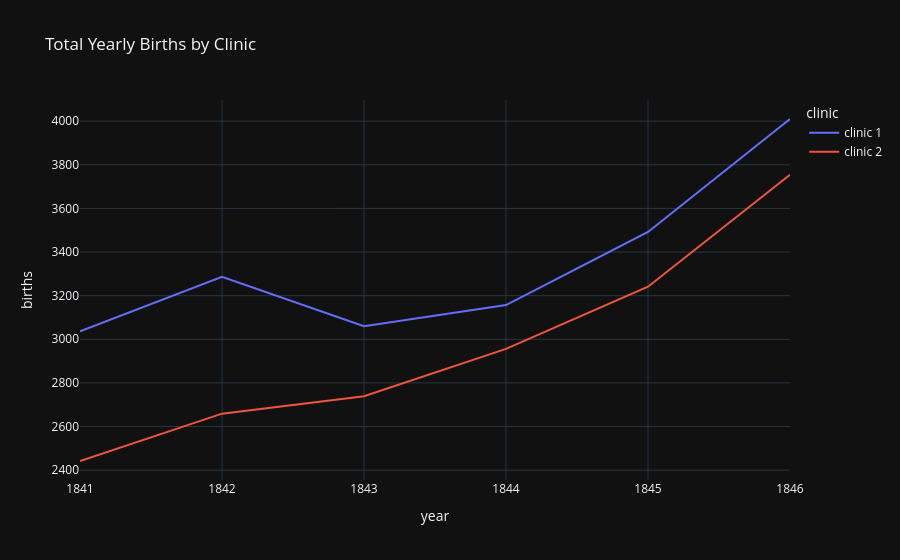

Notebook source saved alongside this figure:
### Markdown cell above
# The Yearly Data Split by Clinic

Now let's look at the annual data instead. 

**Challenge**: Use plotly to create line charts of the births and deaths of the two different clinics at the Vienna General Hospital. 
* Which clinic is bigger or more busy judging by the number of births?
* Has the hospital had more patients over time? 
* What was the highest number of deaths recorded in clinic 1 and clinic 2?

### Code cell
line = px.line(
    df_yearly,
    x='year',
    y='births',
    color='clinic',
    title='Total Yearly Births by Clinic')

line.show()

### Figure 1 — Plotly figure (JSON) as saved in the notebook; plotly's stock layout.template omitted (floating-point values rounded to 4 significant figures)
{"data": [{"hovertemplate": "clinic=clinic 1<br>year=%{x}<br>births=%{y}<extra></extra>", "legendgroup": "clinic 1", "line": {"color": "#636efa", "dash": "solid"}, "marker": {"symbol": "circle"}, "mode": "lines", "name": "clinic 1", "orientation": "v", "showlegend": true, "x": [1841, 1842, 1843, 1844, 1845, 1846], "xaxis": "x", "y": [3036, 3287, 3060, 3157, 3492, 4010], "yaxis": "y", "type": "scatter"}, {"hovertemplate": "clinic=clinic 2<br>year=%{x}<br>births=%{y}<extra></extra>", "legendgroup": "clinic 2", "line": {"color": "#EF553B", "dash": "solid"}, "marker": {"symbol": "circle"}, "mode": "lines", "name": "clinic 2", "orientation": "v", "showlegend": true, "x": [1841, 1842, 1843, 1844, 1845, 1846], "xaxis": "x", "y": [2442, 2659, 2739, 2956, 3241, 3754], "yaxis": "y", "type": "scatter"}], "layout": {"xaxis": {"anchor": "y", "domain": [0.0, 1.0], "title": {"text": "year"}}, "yaxis": {"anchor": "x", "domain": [0.0, 1.0], "title": {"text": "births"}}, "legend": {"title": {"text": "clinic"}, "tracegroupgap": 0}, "title": {"text": "Total Yearly Births by Clinic"}}}
